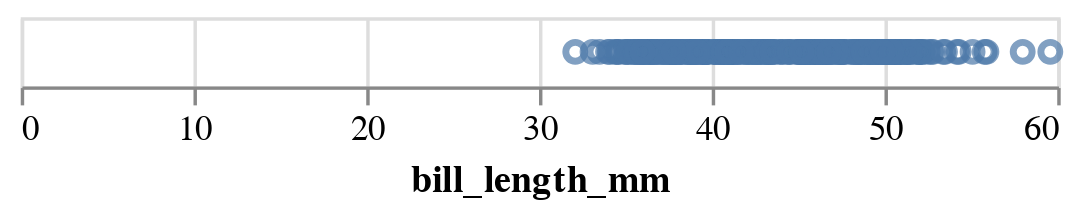

The cell this chart's notebook holds for it:
### Code cell
alt.Chart(df).mark_point().encode(x="bill_length_mm")

### Figure 1 — Vega-Lite specification as saved in the notebook (floating-point values rounded to 4 significant figures; data arrays with more than 128 entries replaced by an {"elided": "..."} marker saying what was removed)
{"config": {"view": {"continuousWidth": 300, "continuousHeight": 300}}, "data": {"name": "data-7b1c3d376dc1f878f7c4c69deb3a1e79"}, "mark": {"type": "point"}, "encoding": {"x": {"field": "bill_length_mm", "type": "quantitative"}}, "$schema": "https://vega.github.io/schema/vega-lite/v5.15.1.json", "datasets": {"data-7b1c3d376dc1f878f7c4c69deb3a1e79": {"elided": "344 records"}}}
